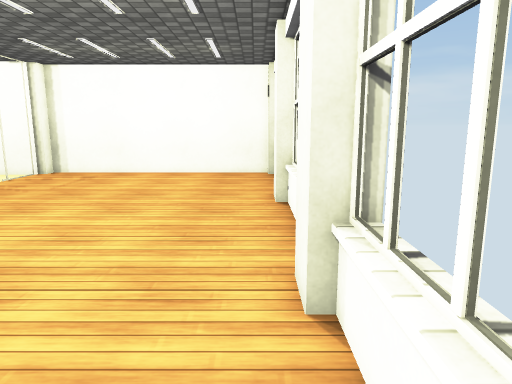
view 1 (above)

16 first-person views from a walk through a Unity game level. The camera is 1.4 m above the floor, tilts 10° down and sees 70° across. The floor is counted in squares, 0.5 m on a side. Each view is taken from the middle of a square. On the plan, view 1 faces up. The plan holds only what a view shows up to about 20 squares ahead; the rest is blank. Some surface patterns are stand-ins.

view 2
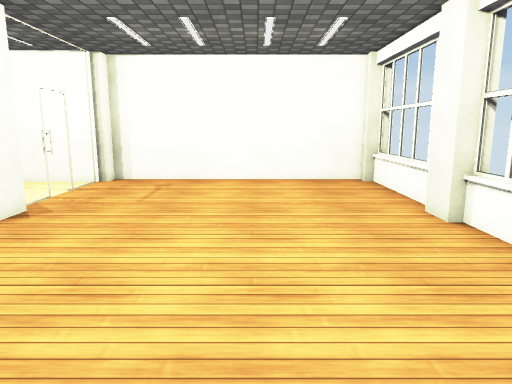

view 3
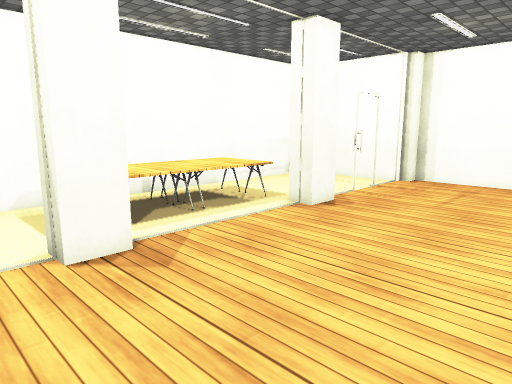

view 4
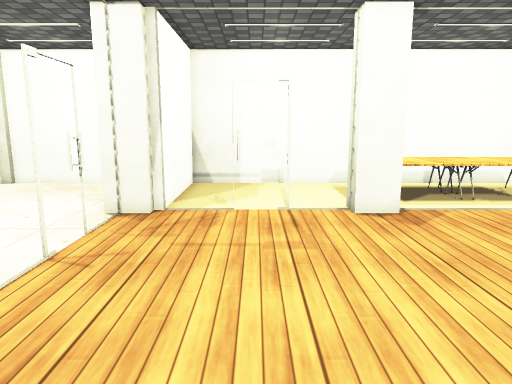

view 5
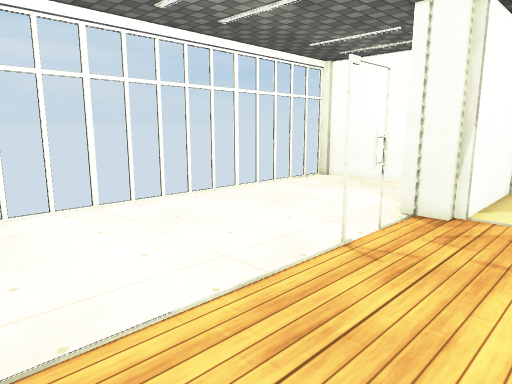

view 6
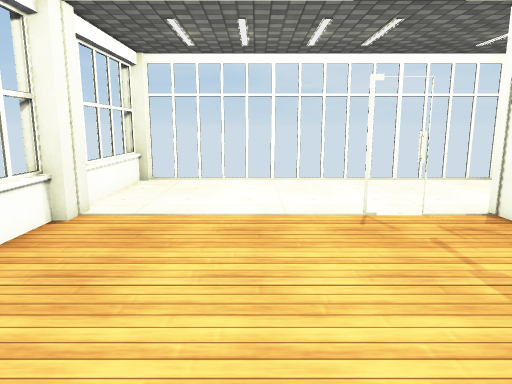

view 7
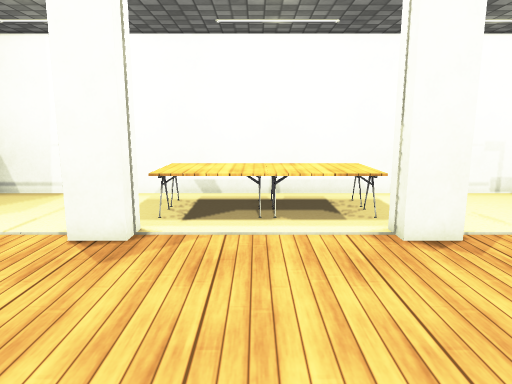

view 8
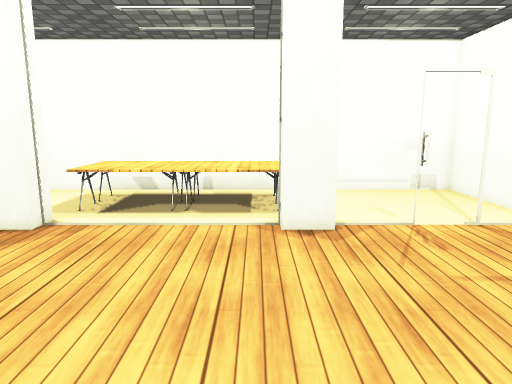

view 9
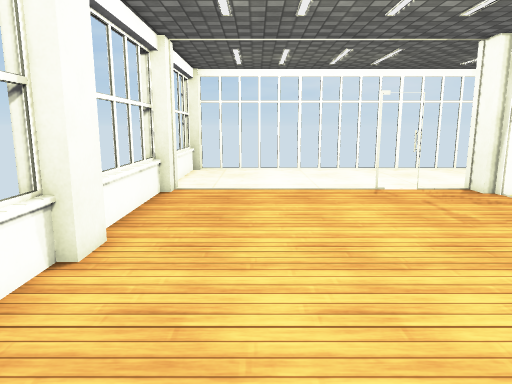

view 10
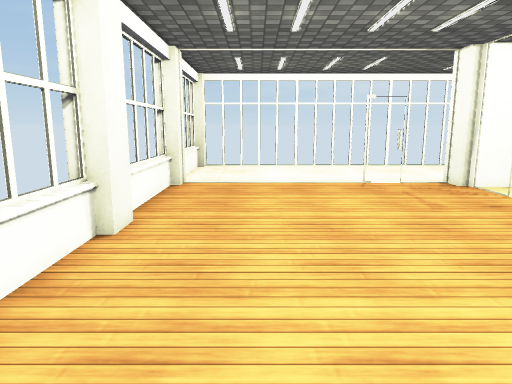

view 11
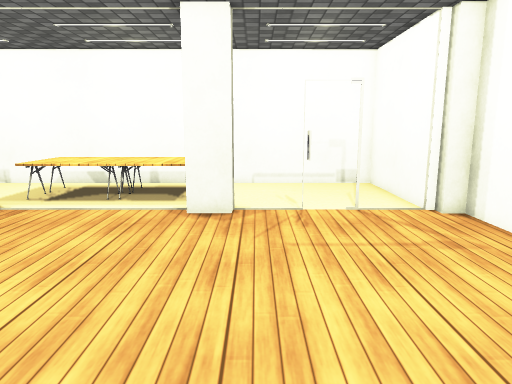

view 12
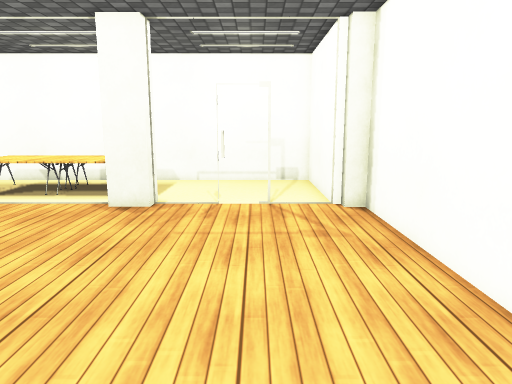

view 13
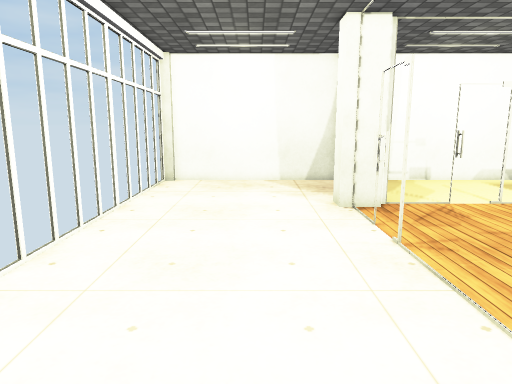

view 14
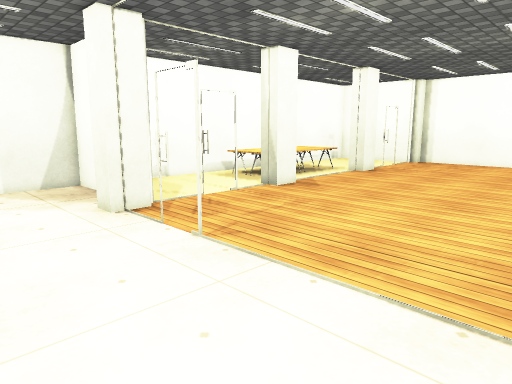

view 15
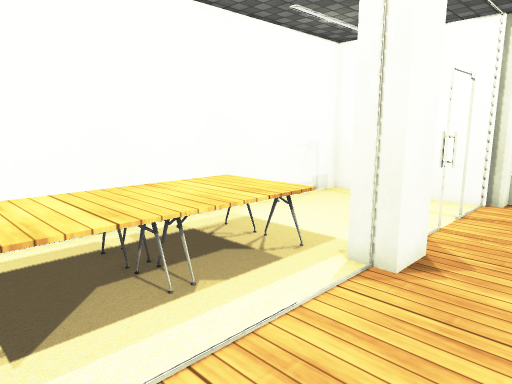

view 16
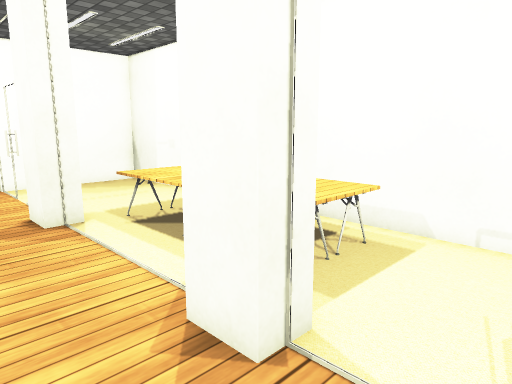

### Floor plan
Key: @ floor where view 1 was taken; # wall or solid block; x gap in a wall; . floor; = window, fence, low wall or low ledge; P pillar; T table.
Columns run from 20 left of view 1 to 2 right of it. Each row starts with its distance up from view 1.
 23        ###############
 22  #######.............##
 21  #...................==
 20 # ...................==
 19 #......x.............==
 18 #......#.............==
 17 #....................=
 16 #....................=
 15 # ....##.............#
 14 # TTTT#P.............##
 13 # TTTT...............=
 12 #.TTTT...............=
 11 #.TTTT...............=
 10 #.TTTT...............=
  9 #.TTTT...............==
  8 #.TTTT...............==
  7 # TTTT##.............##
  6 # ....PP.............##
  5 #.....##.............##
  4 #....................==
  3 #......#.............==
  2 #....................==
  1 #....................==
  0 #...................@==
 -1 ########.............==
 -2 ##    #P..##.........##
 -3 #.....##..##.........#
 -4 #....................=
 -5 # ...................=
 -6  #...................==
 -7  #...................==
 -8  #...................==
 -9  #...................=
-10  #...................##
-11  #                   #

Positions as (right, up) in squares from view 1, and headings:
1: (0, 0), facing up
2: (-5, 3), facing up
3: (-5, 3), facing up-left
4: (-1, 2), facing left
5: (-1, 2), facing down-left
6: (-5, 9), facing down
7: (-4, 10), facing left
8: (-3, 13), facing left
9: (-3, 14), facing down
10: (-3, 16), facing down
11: (-1, 16), facing left
12: (0, 19), facing left
13: (0, -6), facing left
14: (-1, -8), facing up-left
15: (-10, 7), facing up-left
16: (-10, 18), facing down-left
